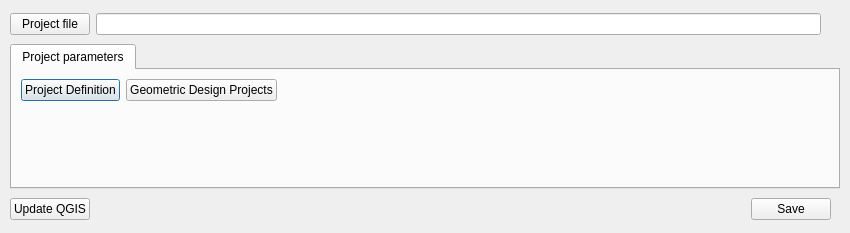
<?xml version="1.0" encoding="UTF-8"?>
<ui version="4.0">
 <class>VolumeTimeSeriesDialog</class>
 <widget class="QDialog" name="VolumeTimeSeriesDialog">
  <property name="geometry">
   <rect>
    <x>0</x>
    <y>0</y>
    <width>850</width>
    <height>233</height>
   </rect>
  </property>
  <property name="sizePolicy">
   <sizepolicy hsizetype="Preferred" vsizetype="Ignored">
    <horstretch>0</horstretch>
    <verstretch>0</verstretch>
   </sizepolicy>
  </property>
  <property name="minimumSize">
   <size>
    <width>850</width>
    <height>150</height>
   </size>
  </property>
  <property name="maximumSize">
   <size>
    <width>16777215</width>
    <height>500</height>
   </size>
  </property>
  <property name="windowTitle">
   <string>Volume Time Series</string>
  </property>
  <widget class="QTabWidget" name="tabWidget">
   <property name="geometry">
    <rect>
     <x>10</x>
     <y>44</y>
     <width>830</width>
     <height>145</height>
    </rect>
   </property>
   <property name="currentIndex">
    <number>0</number>
   </property>
   <widget class="QWidget" name="parametersTtab">
    <attribute name="title">
     <string>Project parameters</string>
    </attribute>
    <layout class="QGridLayout" name="gridLayout">
     <item row="0" column="0">
      <layout class="QHBoxLayout" name="horizontalLayout_3">
       <item>
        <widget class="QPushButton" name="projectDefinitionPushButton">
         <property name="text">
          <string>Project Definition</string>
         </property>
        </widget>
       </item>
       <item>
        <widget class="QPushButton" name="geometricDesignProjectsPushButton">
         <property name="text">
          <string>Geometric Design Projects</string>
         </property>
        </widget>
       </item>
       <item>
        <spacer name="horizontalSpacer_3">
         <property name="orientation">
          <enum>Qt::Horizontal</enum>
         </property>
         <property name="sizeHint" stdset="0">
          <size>
           <width>98</width>
           <height>20</height>
          </size>
         </property>
        </spacer>
       </item>
      </layout>
     </item>
     <item row="1" column="0">
      <spacer name="verticalSpacer">
       <property name="orientation">
        <enum>Qt::Vertical</enum>
       </property>
       <property name="sizeHint" stdset="0">
        <size>
         <width>20</width>
         <height>61</height>
        </size>
       </property>
      </spacer>
     </item>
    </layout>
   </widget>
  </widget>
  <widget class="QWidget" name="layoutWidget">
   <property name="geometry">
    <rect>
     <x>10</x>
     <y>10</y>
     <width>811</width>
     <height>28</height>
    </rect>
   </property>
   <layout class="QHBoxLayout" name="horizontalLayout_2">
    <item>
     <widget class="QPushButton" name="projectFilePushButton">
      <property name="maximumSize">
       <size>
        <width>80</width>
        <height>16777215</height>
       </size>
      </property>
      <property name="text">
       <string>Project file</string>
      </property>
     </widget>
    </item>
    <item>
     <widget class="QLineEdit" name="projectLineEdit">
      <property name="readOnly">
       <bool>true</bool>
      </property>
     </widget>
    </item>
   </layout>
  </widget>
  <widget class="QWidget" name="layoutWidget">
   <property name="geometry">
    <rect>
     <x>10</x>
     <y>195</y>
     <width>821</width>
     <height>28</height>
    </rect>
   </property>
   <layout class="QHBoxLayout" name="horizontalLayout">
    <item>
     <widget class="QPushButton" name="updateQGISPushButton">
      <property name="text">
       <string>Update QGIS</string>
      </property>
     </widget>
    </item>
    <item>
     <spacer name="horizontalSpacer">
      <property name="orientation">
       <enum>Qt::Horizontal</enum>
      </property>
      <property name="sizeHint" stdset="0">
       <size>
        <width>345</width>
        <height>20</height>
       </size>
      </property>
     </spacer>
    </item>
    <item>
     <widget class="QPushButton" name="saveProjectPushButton">
      <property name="text">
       <string>Save</string>
      </property>
     </widget>
    </item>
   </layout>
  </widget>
 </widget>
 <resources>
  <include location="../resources.qrc"/>
 </resources>
 <connections/>
</ui>
